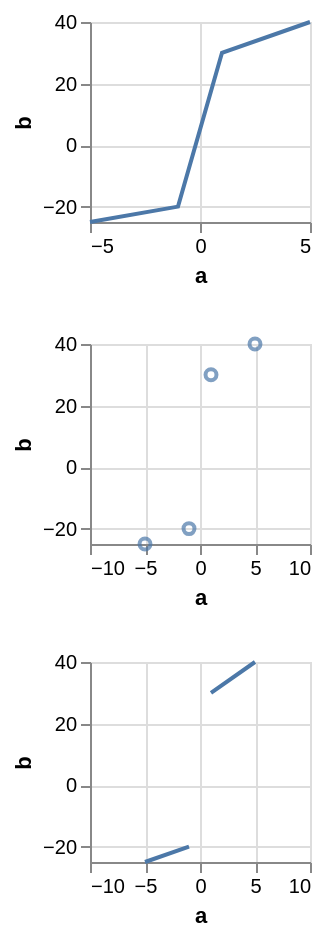

Source (Vega-Lite JSON):
### Vega-Lite specification from a JSON file in a GitHub repository (floating-point values rounded to 4 significant figures)
{"$schema": "https://vega.github.io/schema/vega-lite/v6.json", "description": "What a mark does with a value it cannot place is read from the **whole** configuration chain. `assembleDomain` and the mark's own `defined` both ask `getMarkConfig('invalid', markDef, config)`, and that is `getFirstDefined(styleConfig, styleConfig, config[mark.type].invalid, config.mark.invalid)` — so a theme saying `config.line.invalid` speaks for every line and one saying `config.point.invalid` for every point, each outranking `config.mark`. Read as `config.mark.invalid` and nothing else, as this compiler read it, a per-mark-type `invalid` was dropped: the chart kept the default for its kind, which is `filter` for a point and `break-paths-show-domains` for a line, and the data pipeline then built the wrong number of datasets for it — the sweep saw three where two were emitted, and a filter where none belonged. The first row is a line told to `filter` by its own block, which drops the gap rather than breaking at it. The second is a point told `break-paths-show-domains`; it has no path to break, so what the word buys it is a domain measured over the rows it kept rather than over all of them. The third states `invalid` on the mark itself over a theme that says otherwise, to keep that order drawn rather than assumed. The **style** blocks are the one arm of the chain not drawn here: they are resolved by the same code, but a style block written in a configuration is currently stripped from the emitted Vega where upstream passes it through, so a fixture using one would fail on that instead of on this.", "data": {"values": [{"a": -10, "b": null}, {"a": -5, "b": -25}, {"a": -1, "b": -20}, {"a": 0, "b": null}, {"a": 1, "b": 30}, {"a": 5, "b": 40}, {"a": 10, "b": null}]}, "config": {"line": {"invalid": "filter"}, "point": {"invalid": "break-paths-show-domains"}}, "vconcat": [{"width": 110, "height": 100, "mark": "line", "encoding": {"x": {"field": "a", "type": "quantitative"}, "y": {"field": "b", "type": "quantitative"}}}, {"width": 110, "height": 100, "mark": "point", "encoding": {"x": {"field": "a", "type": "quantitative"}, "y": {"field": "b", "type": "quantitative"}}}, {"width": 110, "height": 100, "mark": {"type": "line", "invalid": "break-paths-show-domains"}, "encoding": {"x": {"field": "a", "type": "quantitative"}, "y": {"field": "b", "type": "quantitative"}}}]}
